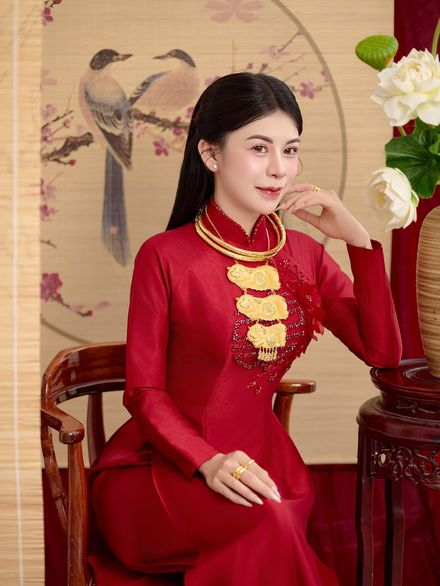
#> input picture assets/img/bo-suu-tap/beauty-dau-gia-tien-01-thumb.jpg, 440 x 586 px
$ python -i bo_suu_tap.py   (imports and definitions only)
#> lines starting #> are read from the running program, lines starting #| are printed output that depends on the picture
# -*- coding: utf-8 -*-
"""
DUNG TRANG BO SUU TAP TU THU MUC ANH TRONG BT3
================================================
Moi danh muc lay anh tu 1 thu muc trong BT3 (xem DANHMUC ben duoi). Ho tro 3 cap:
    <THU MUC DANH MUC>/<TEN CONCEPT hoac TEN CAP DAU RE>/          -> 1 album
    <THU MUC DANH MUC>/<TEN CONCEPT>/<01, 02, 03...>/              -> moi thu muc con la 1 album

- Ten album = ten thu muc (tu viet hoa chu dau). Muon ten dep hon -> them vao TEN_DEP.
- Anh trung nhau (ke ca khac ten file) tu dong bi loai.
- Anh khong duoc dang (logo co so khac...) -> them ten file vao LOAI_TRU_TEN.
- Doc duoc JPG va PNG.

Chay qua cong cu:  CAP NHAT WEB.bat  ->  muc 1
"""
from PIL import Image, ImageOps
import glob, hashlib, html as html_mod, io, json, os, re, shutil, unicodedata
import numpy as np

BASE = os.path.dirname(os.path.dirname(os.path.abspath(__file__)))   # thu muc BT3
OUT = os.path.join(BASE, "assets", "img", "bo-suu-tap")
THUMB_W, FULL_W, FULL_W_NGANG, Q = 440, 1000, 1400, 80

# ---------------------------------------------------------------------------
# DANH MUC: (ma, ten hien thi, thu muc anh trong BT3, nhan o trong khi chua co anh)
# Thu muc chua ton tai / chua co anh -> hien o "Album se duoc cap nhat".
# Nhieu ten thu muc cho cung 1 danh muc: viet cach nhau bang dau |
# ---------------------------------------------------------------------------
DANHMUC = [
    ("ngoai-canh",  u"Ngoại cảnh",          u"HÌNH NGOẠI CẢNH",                      []),
    ("phim-truong", u"Phim trường",         u"PHIM TRƯỜNG ĐỘC QUYỀN STUDIO QUỐC AN", []),
    ("studio",      u"Studio",              u"HÌNH STUDIO",                          []),
    ("beauty",      u"Concept Beauty",      u"CONCEPT BEAUTY",                       []),
    ("make-up",     u"Make-up cô dâu",      u"layour makeup",                        []),
    ("phong-su",    u"Phóng sự cưới",       u"Hình PSC",                             []),
    ("dam-hoi",     u"Đám hỏi",             u"HÌNH ĐÁM HỎI",                         []),
    ("mam-qua",     u"Mâm quả cưới hỏi",    u"MÂM QUẢ",          [u"Mâm dạm ngõ", u"Mâm cưới hỏi"]),
    ("gia-dinh",    u"Gia đình &amp; Baby", u"BABY & GIA ĐÌNH|GIA ĐÌNH & BABY",      []),
    ("hau-truong",  u"Hậu trường",          u"hậu trường",                           []),
]

# Ten dep cho album (khoa = ten thu muc viet thuong, bo dau). Dau & phai viet &amp;
TEN_DEP = {
    u"bien": u"Biển",
    u"nha tho song vinh": u"Nhà thờ Song Vĩnh",
    u"concept back reu": u"Back rêu",
    u"concept cau thang": u"Cầu thang",
    u"goc ban tiec": u"Góc bàn tiệc",
    u"cua co dien": u"Cửa cổ điển",
    u"dai phun nuoc": u"Đài phun nước",
    u"concept ban tiec studio": u"Bàn tiệc",
    u"concept couple": u"Couple",
    u"concept trai tim do": u"Trái tim đỏ",
    u"concept phong trang khom hoa": u"Phông trắng khóm hoa",
    u"concept phong den": u"Phông đen",
    u"concept tuong nham": u"Tường nhám",
    u"phong xam": u"Phông xám",
    u"phim truong an garden": u"Phim trường An Garden",
    u"concept studio": u"Rèm trắng &amp; hoa tím",
    u"ngoc quang & kieu phuc": u"Ngọc Quang &amp; Kiều Phúc",
    u"kim cong & uyen vi": u"Kim Công &amp; Uyên Vi",
    u"dam ngo": u"Mâm dạm ngõ",
    u"hien dai": u"Mâm quả hiện đại",
    u"truyen thong": u"Mâm quả truyền thống",
    u"set ban tiec phong vo cuc": u"Bàn tiệc phông vô cực",
    u"set khom hoa nau": u"Khóm hoa nâu",
    u"set vai do khom hoa": u"Vải đỏ &amp; khóm hoa",
    u"layour dau don": u"Dâu đơn",
    # --- them 11/09/2026 ---
    u"phom truong sachi garden": u"Phim trường Sachi Garden",
    u"swanbay": u"Swan Bay",
    u"san gold": u"Sân golf",
    u"ban tiec 01": u"Bàn tiệc 01",
    u"ban tiec cong 01": u"Bàn tiệc cong 01",
    u"ban tiec cong 02": u"Bàn tiệc cong 02",
    u"ban tiec reu xanh": u"Bàn tiệc rêu xanh",
    u"phong do": u"Phông đỏ",
    u"phong do 01": u"Phông đỏ 02",            # thu muc "PHONG ĐỎ 01" rieng (khac "PHONG ĐỎ\01")
    u"phong do tron": u"Phông đỏ trơn",
    u"phong xam 01": u"Phông xám 02",          # thu muc "PHONG XÁM 01" rieng (khac "PHONG XÁM\01")
    u"phong trang co xanh": u"Phông trắng cỏ xanh",
    u"beauty ghe den": u"Beauty ghế đen",
    u"concept sinh nhat 01": u"Sinh nhật 01",
    u"concept sinh nhat 02": u"Sinh nhật 02",
    u"dau gia tien": u"Dâu gia tiên",
    u"dau gia tien 01": u"Dâu gia tiên 01",
    u"noel": u"Noel",
    u"tet chuyen tu 01": u"Tết Chuyên Tu 01",
    u"vien chuyen tu 03": u"Viện Chuyên Tu 03",
    u"vien chuyen tu 04": u"Viện Chuyên Tu 04",
    u"yem vien chuyen tu 01": u"Yếm Viện Chuyên Tu 01",
    u"yem vien chuyen tu 02": u"Yếm Viện Chuyên Tu 02",
    u"ao dai vien chuyen tu 01": u"Áo dài Viện Chuyên Tu 01",
    u"dau xinh": u"Dâu xinh",
    u"sachi garden": u"Sachi Garden",
    u"set hoa ban tiec": u"Set hoa bàn tiệc",
    u"psc kieu diem": u"Kiều Diễm",
    u"bau 01": u"Bầu 01",
    u"gia dinh 01": u"Gia đình 01",
}

# Ten cap: web hien CHU RE truoc, CO DAU sau. Thu muc nao dang ghi co dau truoc -> them vao day
# de dao lai (khoa = ten thu muc viet thuong, bo dau). Thu muc moi nen dat san: CHU RE & CO DAU.
DAO_TEN = {
    u"thuy tien & duc anh", u"thuy kieu & thanh loi", u"thuy duong & tan thien",
    u"huynh mai & dang thanh", u"my hang & ngoc vinh", u"nguyen hoa & sy anh",
    u"ngoc tran & quang nghia", u"thao nguyen & manh linh",
    u"huynh nhu & ngoc tuan", u"minh trang & quang huy",
}

# Danh muc chi loai anh GIONG HET (trang album dan san de bi nham la trung)
DO_TRUNG_CHAT = {"phong-su"}

# Thu tu album trong moi danh muc theo ngay chup: "cu-truoc" (cu -> moi) hoac "moi-truoc"
THU_TU = "cu-truoc"

# Anh KHONG dang len web
LOAI_TRU = {u"HÌNH NGOẠI CẢNH/NHÀ THỜ SONG VĨNH/dp1.jpg"}              # chu FOXY STUSIO
LOAI_TRU_TEN = {
    "1789100777344_5412664383963298655_5412664383963298655_d3351f266eaf62a126548702277973a0.jpg",  # logo TAM PHUONG WEDDING
}

ICON = ('<svg viewBox="0 0 24 24" fill="none" stroke="currentColor" stroke-width="1.3">'
        '<rect x="3" y="5" width="18" height="14" rx="2"/><circle cx="9" cy="10" r="1.6"/>'
        '<path d="m4 17 5-5 4 4 3-2 4 3"/></svg>')


# [4 lines left out: function kd, not called in this run]


def slugify(s):
    return re.sub(r"^(concept|goc|set)-", "", re.sub(r"[^A-Za-z0-9]+", "-", kd(s)).strip("-").lower())


# [31 lines left out: functions dep, stt, anh, not called in this run]


def thumuc_con(d):
    return sorted([x for x in glob.glob(os.path.join(d, "*")) if os.path.isdir(x)])


# [18 lines left out: functions tim_thumuc, ngay_anh, not called in this run]


def bam(f):
    im = Image.open(f)
#> im is the input picture: PIL image 440x586 RGB; mean R, G, B 157.7, 91.6, 75.6
    im.draft("L", (256, 256))
    im = ImageOps.exif_transpose(im).convert("L")
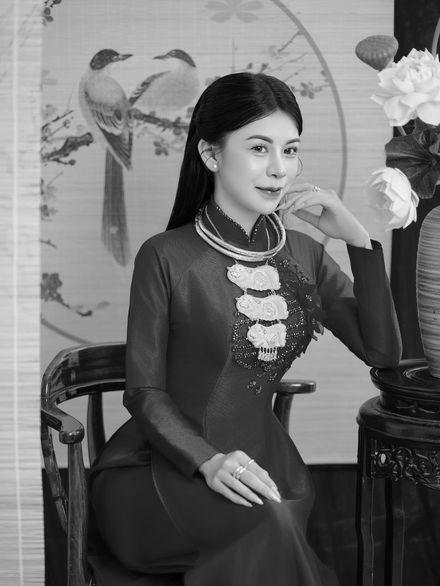
#> im: PIL image 440x586 L; min 0, max 246, mean 109.6
    a = np.asarray(im.resize((9, 8), Image.LANCZOS), dtype=int)
    b = np.asarray(im.resize((8, 8), Image.LANCZOS), dtype=int)
    return (a[:, 1:] > a[:, :-1]).flatten(), (b > b.mean()).flatten()


# [6 lines left out: function crop34, not called in this run]


def luu(im, path):
    im.save(path, "JPEG", quality=Q, optimize=True, progressive=True)
    return hashlib.md5(open(path, "rb").read()).hexdigest()[:8]


# [116 lines left out: functions xuly, ten_album_hien_tai, dung, not called in this run]

>>> result = bam('../assets/img/bo-suu-tap/beauty-dau-gia-tien-01-thumb.jpg')

$ run again, on assets/img/bo-suu-tap/beauty-tet-chuyen-tu-01-12.jpg
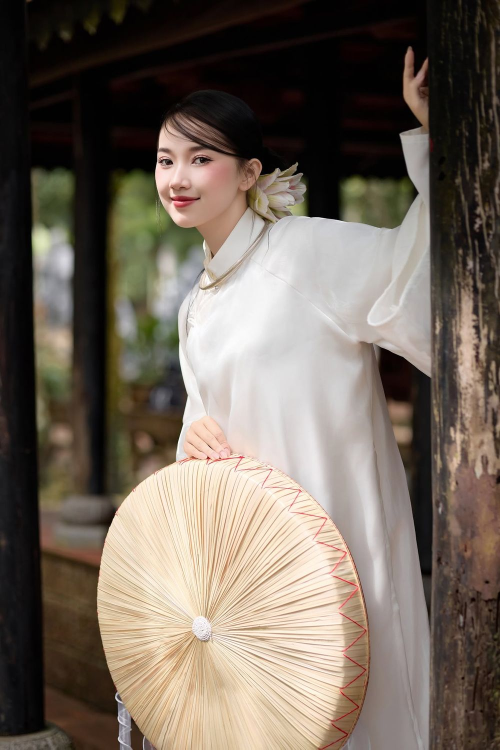
#> input picture assets/img/bo-suu-tap/beauty-tet-chuyen-tu-01-12.jpg, 1000 x 1499 px (shown at 1/2 size)
#> in bam, im is the input picture: PIL image 1000x1499 RGB; mean R, G, B 114.2, 103.5, 92.6
#> in bam, `im = ImageOps.exif_transpose(im).convert("L")`:
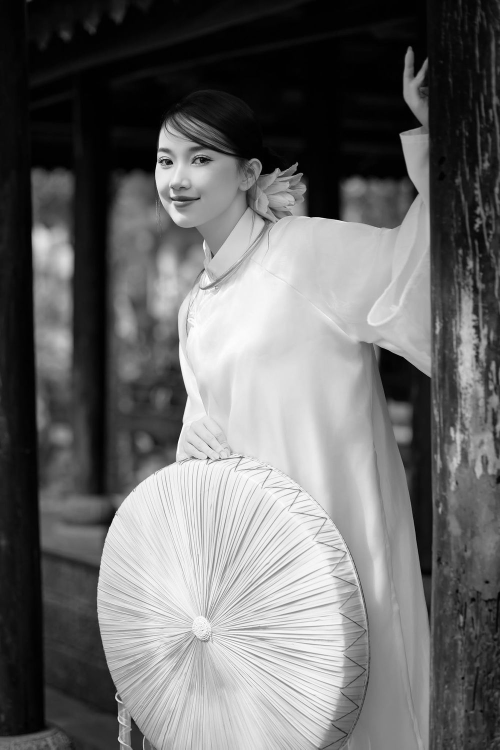
#> im: PIL image 1000x1499 L (shown at 1/2 size); min 0, max 255, mean 105.5

$ run again, on assets/img/bo-suu-tap/beauty-vien-chuyen-tu-04-12.jpg
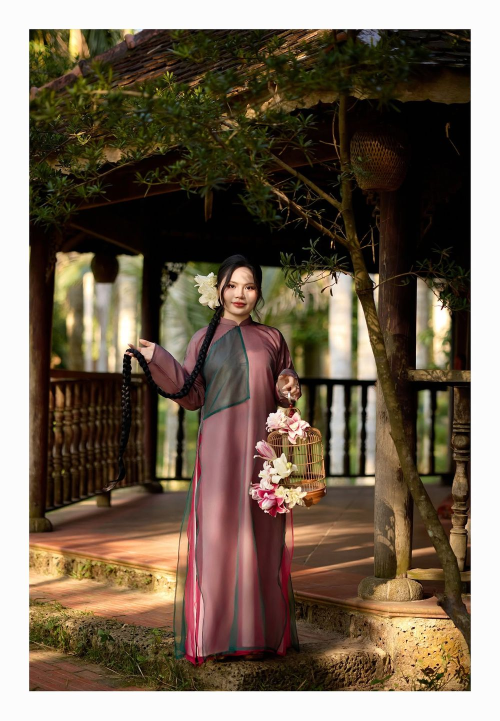
#> input picture assets/img/bo-suu-tap/beauty-vien-chuyen-tu-04-12.jpg, 1000 x 1441 px (shown at 1/2 size)
#> in bam, im is the input picture: PIL image 1000x1441 RGB; mean R, G, B 114.7, 99.8, 82.9
#> in bam, `im = ImageOps.exif_transpose(im).convert("L")`:
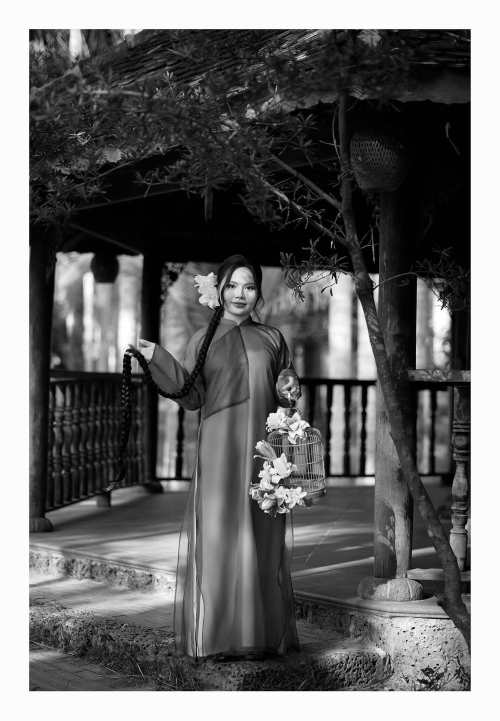
#> im: PIL image 1000x1441 L (shown at 1/2 size); min 0, max 255, mean 102.3

$ run again, on assets/img/bo-suu-tap/beauty-yem-vien-chuyen-tu-01-10.jpg
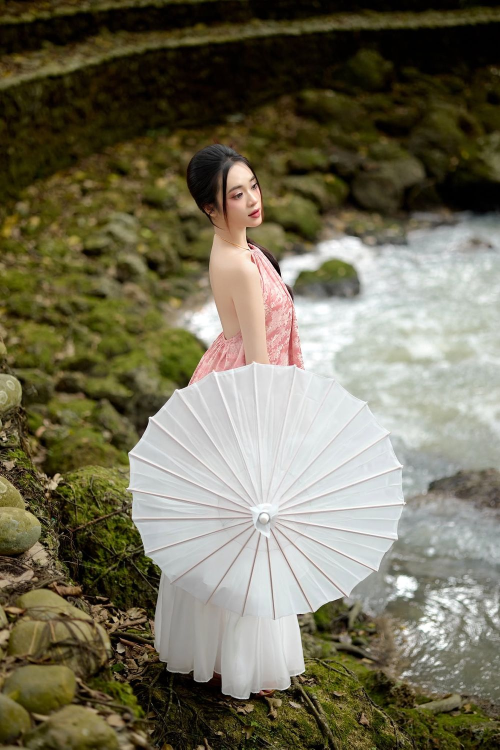
#> input picture assets/img/bo-suu-tap/beauty-yem-vien-chuyen-tu-01-10.jpg, 1000 x 1499 px (shown at 1/2 size)
#> in bam, im is the input picture: PIL image 1000x1499 RGB; mean R, G, B 114.1, 109.5, 88.1
#> in bam, `im = ImageOps.exif_transpose(im).convert("L")`:
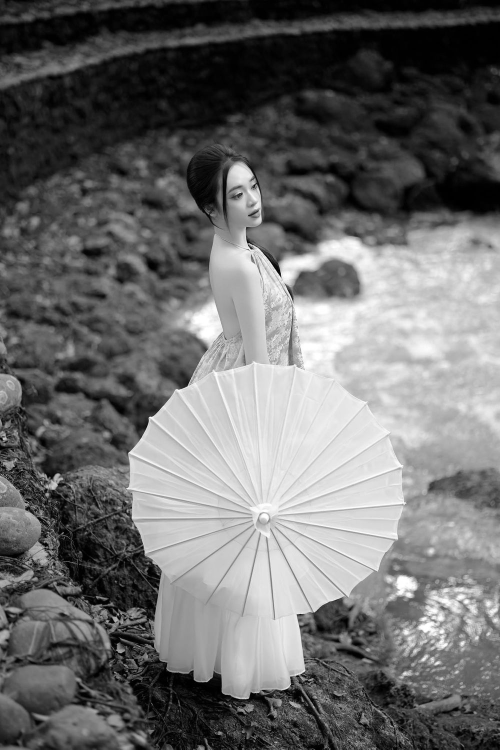
#> im: PIL image 1000x1499 L (shown at 1/2 size); min 0, max 255, mean 108.4
